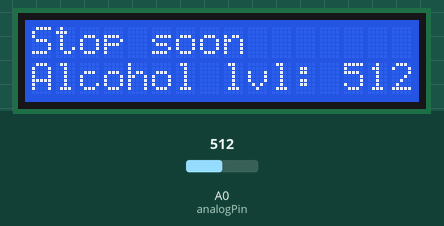
This sketch was run on a simulated Arduino Uno, built with avr-gcc and run on an emulated ATmega328P. Parts: 16×2 character LCD. Inputs (shaded band) come from the test bench; at power-on: A0 (analogPin) = 512.

Above: at 4.6 s.
4.7 s: A0 (analogPin) set to 360
At 9.9 s:
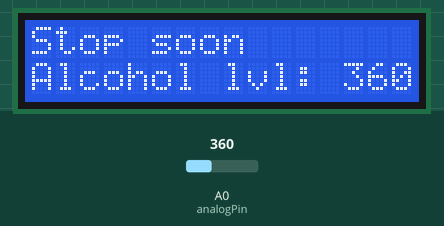
14.5 s: A0 (analogPin) set to 335
At 18.6 s:
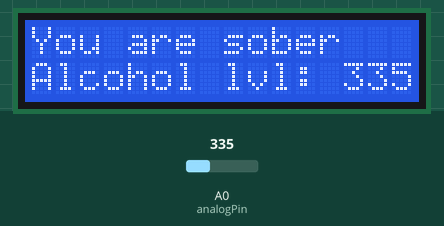
24.1 s: A0 (analogPin) set to 306
At 27.4 s:
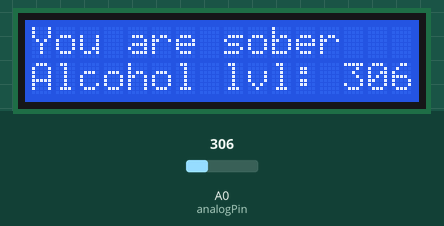
Timing chart, 0 to 28.9 s (numbered marks = the images above; inputs shaded):
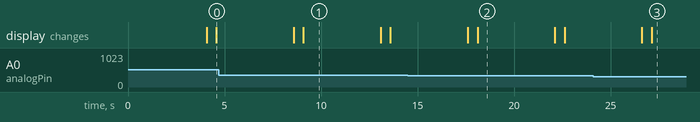

The sketch:

TESTING_1.ino
```cpp
#include <LiquidCrystal.h>

const int rs = 12, en = 11, d4 = 5, d5 = 4, d6 = 3, d7 = 2;
LiquidCrystal lcd(rs, en, d4, d5, d6, d7);

int analogPin = A0;
//int sensorData = analogRead(sensorPin);
int val = 0;
unsigned long time;
void setup() {

  lcd.begin(16,2);
  lcd.clear();
  lcd.write("Breath on sensor");

}
void loop()
{
  delay(4000);
  val = readAlcohol();
  alcoholLevelMessage(val);
  printAlcohol(val);

}
void alcoholLevelMessage(int val)
{
  //scroll();
  lcd.setCursor(0,0);
   if (val < 350)
  {
     lcd.write("You are sober   ");
  }
  if (val > 350 && val < 400);
  {
     lcd.print("Stop soon       ");
  }
  if(val > 870);

  {
     lcd.print("DO NOT DRIVE ");
  }
}

 int readAlcohol()
 {
  int val = 0;
  lcd.clear();
  val = analogRead(analogPin);
  delay(500);
  return val;
 }


void printAlcohol(int value)
{

  lcd.setCursor(0,1);
  lcd.print("Alcohol lvl: ");
  lcd.print(val);
}
```

Measured:
- the behaviour switches between 350 and 349 on A0 (analogPin) (found by bisection; images 1 and 2)
- after the input at 4.7 s, the display: first differs from a run without the input after 4.4 s (image 1)
- after the input at 14.5 s, the display: first differs from a run without the input after 3.6 s (image 2)
- after the input at 24.1 s, the display: first differs from a run without the input after 3.0 s (image 3)
- what the display in image 1 shows lasts 4.0 s, from 9.1 s to 13.1 s
